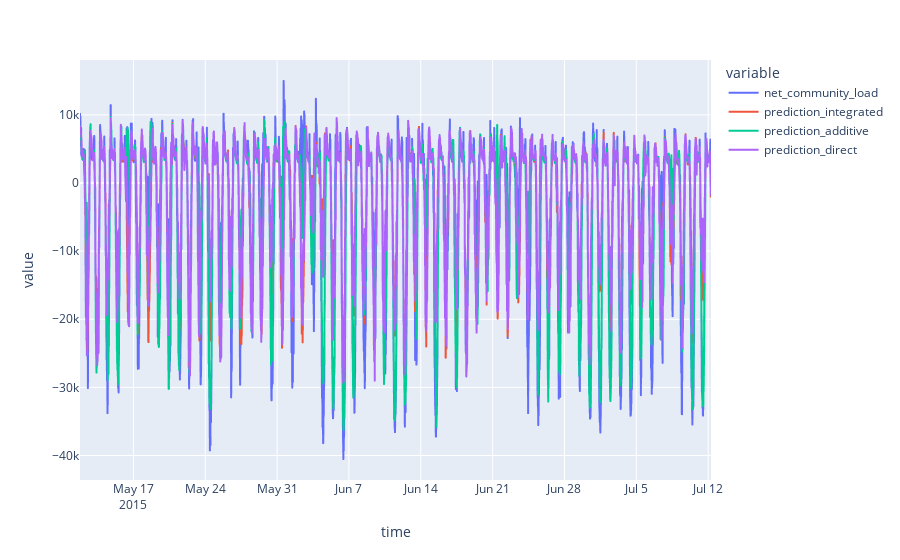

Write notebook code for a chart like this one.
### Code cell
print("Plotting predictions...")
df_compare = pd.merge(trg_val_inversed.pd_dataframe(), df_predictions, left_index=True, right_index=True)

px.line(df_compare)

### Figure 1 — Plotly figure (JSON) as saved in the notebook; plotly's stock layout.template omitted (floating-point values rounded to 4 significant figures; data arrays with more than 128 entries replaced by an {"elided": "..."} marker saying what was removed)
{"data": [{"hovertemplate": "variable=net_community_load<br>time=%{x}<br>value=%{y}<extra></extra>", "legendgroup": "net_community_load", "line": {"color": "#636efa", "dash": "solid"}, "marker": {"symbol": "circle"}, "mode": "lines", "name": "net_community_load", "showlegend": true, "type": "scattergl", "x": {"elided": "5904 str values"}, "xaxis": "x", "y": {"elided": "5904 float values"}, "yaxis": "y"}, {"hovertemplate": "variable=prediction_integrated<br>time=%{x}<br>value=%{y}<extra></extra>", "legendgroup": "prediction_integrated", "line": {"color": "#EF553B", "dash": "solid"}, "marker": {"symbol": "circle"}, "mode": "lines", "name": "prediction_integrated", "showlegend": true, "type": "scattergl", "x": {"elided": "5904 str values"}, "xaxis": "x", "y": {"elided": "5904 float values"}, "yaxis": "y"}, {"hovertemplate": "variable=prediction_additive<br>time=%{x}<br>value=%{y}<extra></extra>", "legendgroup": "prediction_additive", "line": {"color": "#00cc96", "dash": "solid"}, "marker": {"symbol": "circle"}, "mode": "lines", "name": "prediction_additive", "showlegend": true, "type": "scattergl", "x": {"elided": "5904 str values"}, "xaxis": "x", "y": {"elided": "5904 float values"}, "yaxis": "y"}, {"hovertemplate": "variable=prediction_direct<br>time=%{x}<br>value=%{y}<extra></extra>", "legendgroup": "prediction_direct", "line": {"color": "#ab63fa", "dash": "solid"}, "marker": {"symbol": "circle"}, "mode": "lines", "name": "prediction_direct", "showlegend": true, "type": "scattergl", "x": {"elided": "5904 str values"}, "xaxis": "x", "y": {"elided": "5904 float values"}, "yaxis": "y"}], "layout": {"legend": {"title": {"text": "variable"}, "tracegroupgap": 0}, "margin": {"t": 60}, "xaxis": {"anchor": "y", "domain": [0, 1], "title": {"text": "time"}}, "yaxis": {"anchor": "x", "domain": [0, 1], "title": {"text": "value"}}}}
